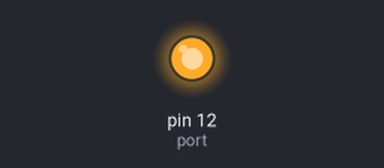
A program run on a simulated Raspberry Pi (header pin numbers). Shown: output pins drawn as LEDs (lit = HIGH). What the program prints to the terminal is not drawn. At 37.0 s the program stops and its outputs stay as they are.

Above: at 0.5 s.
At 36.9 s:
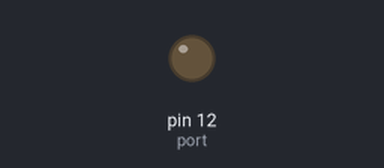
Timing chart, 0 to 38.4 s (numbered marks = the images above):
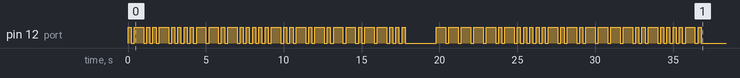

Measured:
- by itself, pin 12 (port): LOW → HIGH at 0.00 s, → LOW 0.20 s later, → HIGH 0.20 s later, → LOW 0.60 s later, … (124 changes in this stretch)

The program:

txtToMorse.py
```python
import RPi.GPIO as GPIO
import time, sys

dot=0.2
line=dot*3
word=line*3
port=12
CODE={'':'',"'":'.----.', '(':'-.--.-', ')':'-.--.-', ',':'--..--', '-':'-....-', '.':'.-.-.-', '/':'-..-.', '0':'-----', '1':'.----', '2':'..---', '3':'...--', '4':'....-', '5':'.....', '6':'-....', '7':'--...', '8':'---..', '9':'----.', ':':'---...', ';':'-.-.-.', '?':'..--..', 'A':'.-', 'B':'-...', 'C':'-.-.', 'D':'-..', 'E':'.', 'F':'..-.', 'G':'--.', 'H':'....', 'I':'..', 'J':'.---', 'K':'-.-', 'L':'.-..', 'M':'--', 'N':'-.', 'O':'---', 'P':'.--.', 'Q':'--.-', 'R':'.-.', 'S':'...', 'T':'-', 'U':'..-', 'V':'...-', 'W':'.--', 'X':'-..-', 'Y':'-.--', 'Z':'--..', '_':'..--.-', ' ': ' '}
GPIO.setmode(GPIO.BOARD)
text=""

def toMorse(txt):
	txt = txt.upper()
	morse = ""
	for x in xrange(0, len(txt)):
		morse += CODE[txt[x]]
		pass
	return morse

def transmitCode(morse):
	print morse
	char =""
	for x in xrange(0, len(morse)):
		if(morse[x]=="."):
			char = dot
		else:
			if(morse[x]=="-"):
				char = line;
			else:
				char = word
		sendCode(char)
		pass


def sendCode(t):
	if(t!=word):
		GPIO.output(port ,1)
		time.sleep(t)
		GPIO.output(port, 0)
		time.sleep(dot)
	else:
		time.sleep(word)

GPIO.setup(port, GPIO.OUT)
if(len(sys.argv)>1):
	for x in xrange(1, len(sys.argv)):
		text += sys.argv[x] +" "

	text = text[0:len(text)-1]
else:
	text = "Raspberrypi morsecodder"
transmitCode(toMorse(text))
GPIO.cleanup()
```
